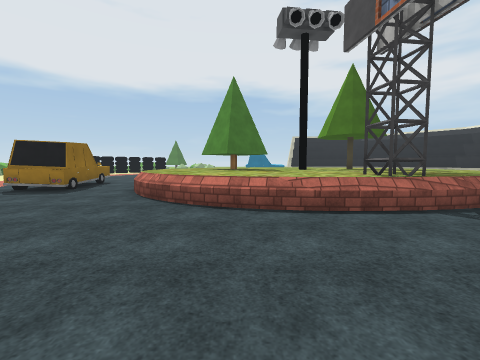
[1] (above)

24 first-person views from a walk through a Unity game level. The camera is 1.5 m above the floor, tilts 4° down and sees 90° across. The floor is counted in squares, 2 m on a side. Each view is taken from the middle of a square. On the plan, view 1 faces up. The plan holds only what a view shows up to about 9 squares ahead; the rest is blank. The place goes on beyond the plan. Some surface patterns are stand-ins.

[2]
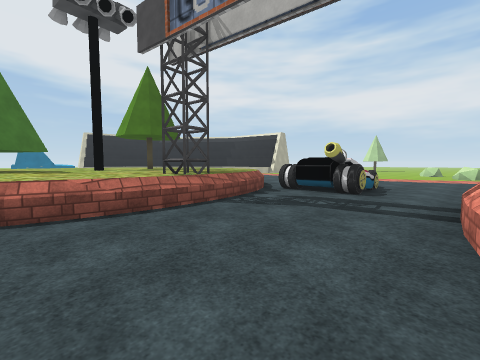

[3]
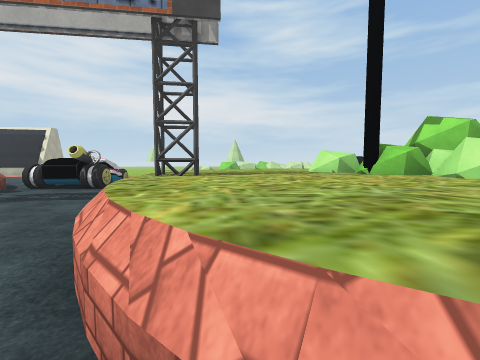

[4]
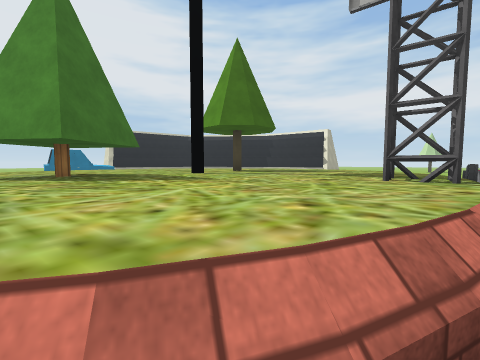

[5]
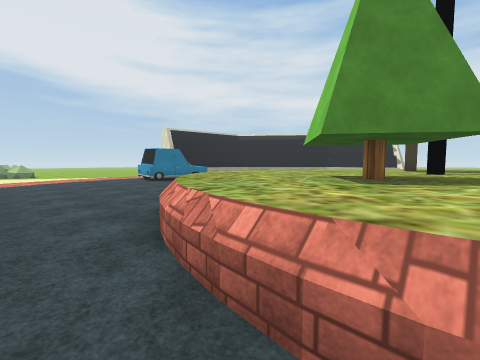

[6]
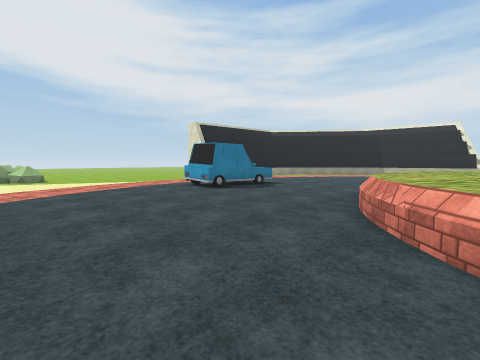

[7]
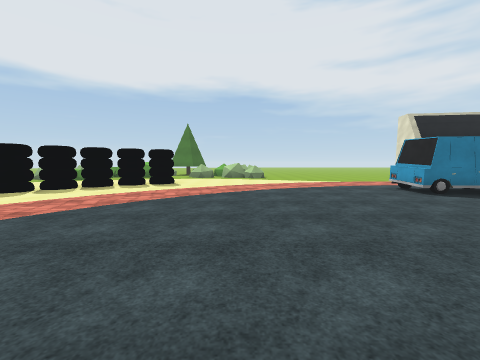

[8]
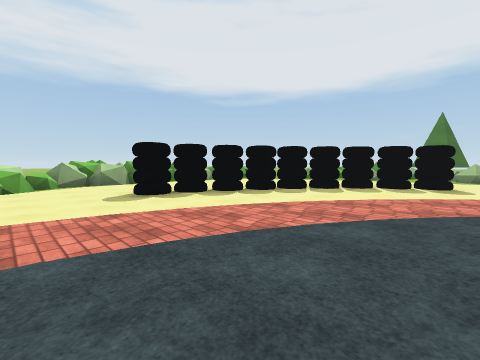

[9]
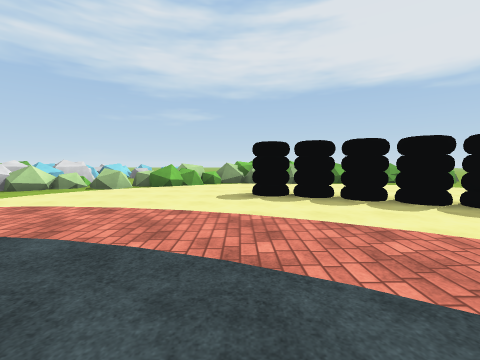

[10]
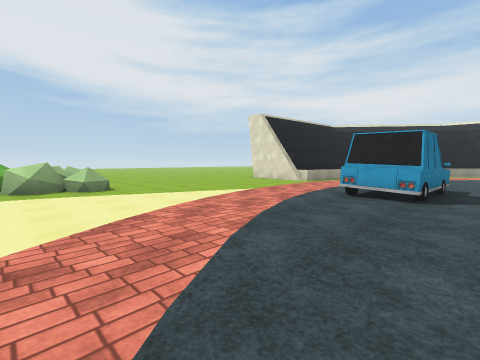

[11]
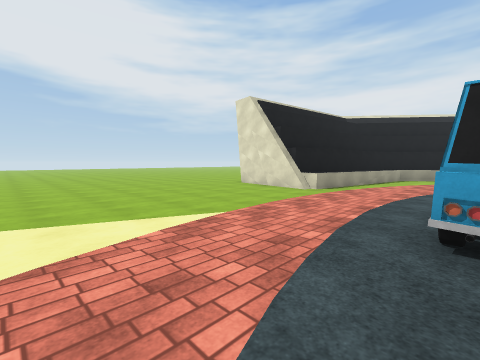

[12]
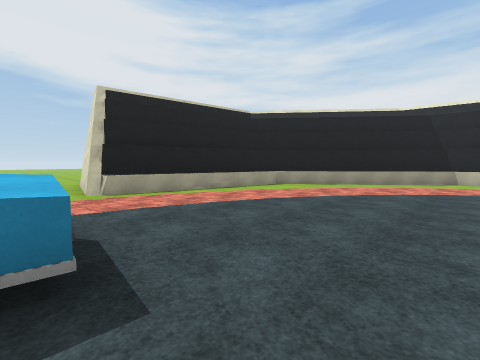

[13]
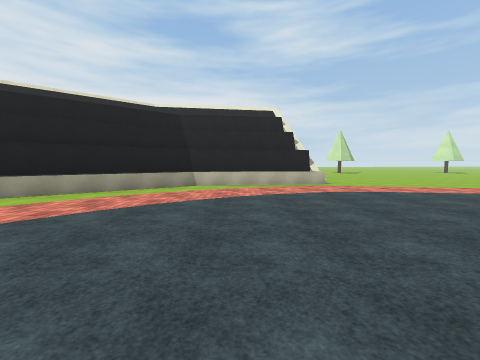

[14]
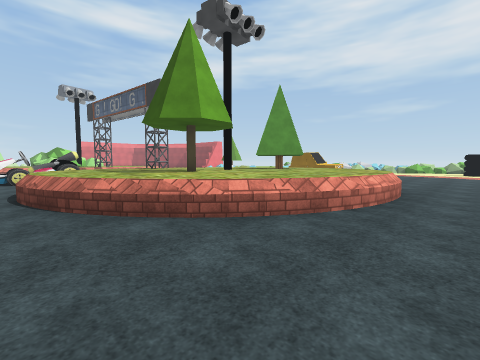

[15]
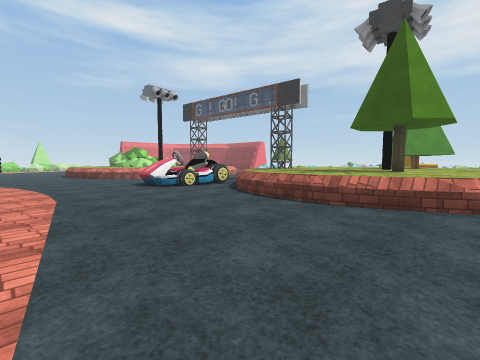

[16]
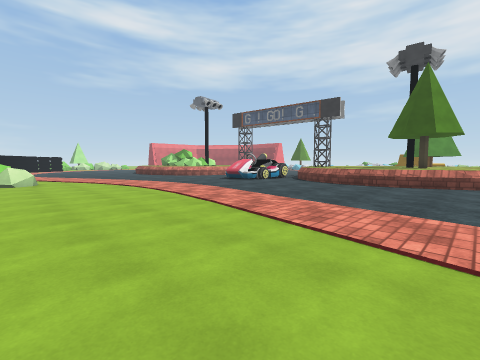

[17]
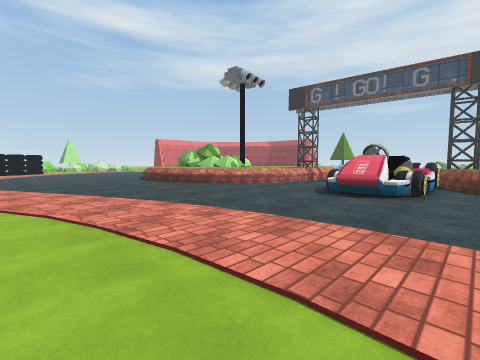

[18]
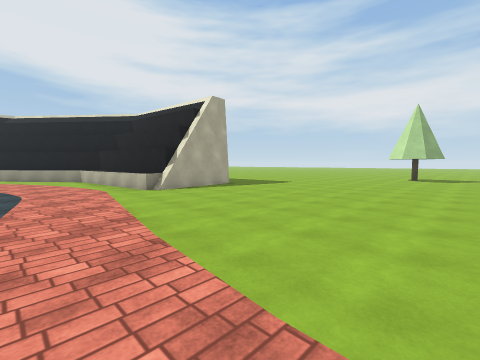

[19]
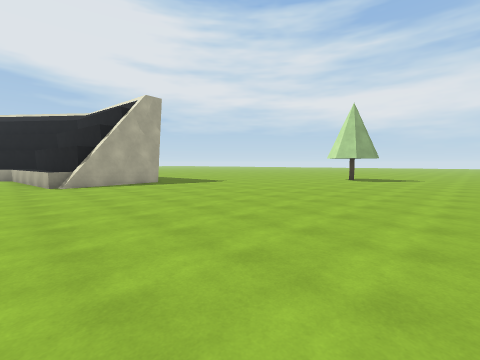

[20]
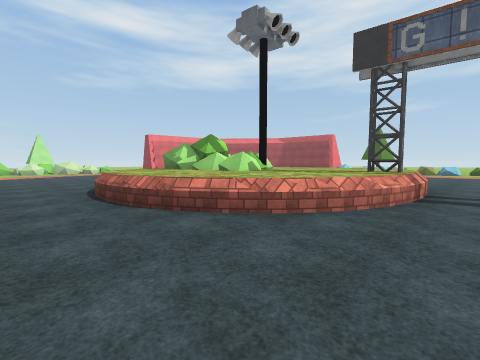

[21]
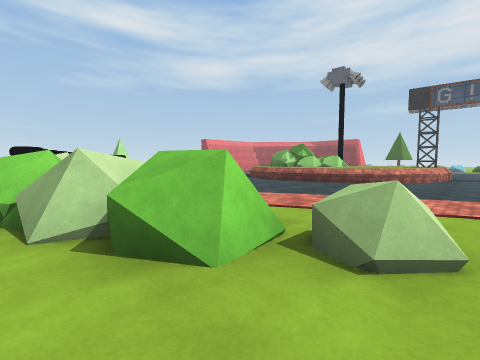

[22]
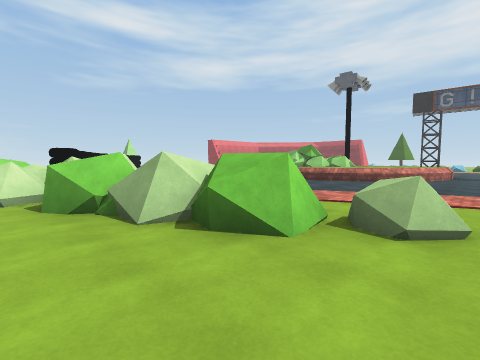

[23]
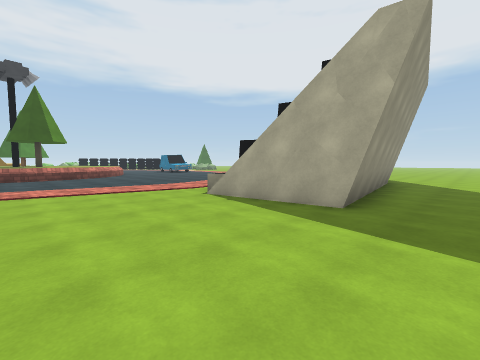

[24]
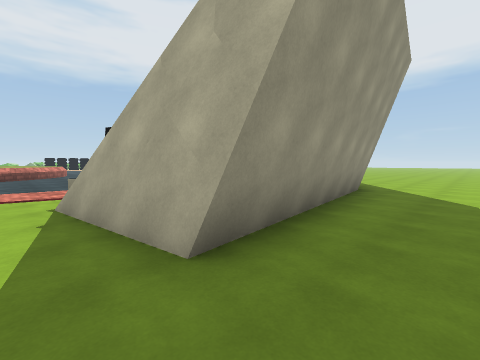

### Floor plan
Key: @ floor where view 1 was taken; # wall or solid block; . floor; = window, fence, low wall or low ledge; ^ raised ledge; O other object.
Columns run from 16 left of view 1 to 20 right of it. Each row starts with its distance up from view 1.
 26            =^^.......#
 25            .=^.......#
 24           ...........#
 23           ...........^####         ..
 22           .............^^^^       ...
 21         ##.................^#    ....
 20    ..  ##...................^#   ....
 19    ...##.........# O.........^#   ...
 18    ..##..........#OO.........^^#  #..
 17   ...#........................^#  #..
 16  ^..##.........................#  #..
 15 ^^..#..........................^  #..
 14 ^..............................^###..
 13 =^..............^^^^^^.........^###..
 12 ^^......... ..^^^^^^^^^........^###..
 11  ^^.....    ..^^^^^^^^^^.............
 10   ^=...     .^^^^^^^^^^^.............
  9   =...    OO.^^^O^^^O^^^.............
  8  ^^^.     O#.^^^^^^^^^^^.............
  7   ^^      ##.^^^^^^^^^^^.............
  6  ^#       ....^^^^^^^^^^.............
  5            ...^^^^^^^^^..............
  4             ....^^^#^.OOO............
  3              .........OOO............
  2               ........OO.........
  1               ..................=...
  0                .@..^^^^........=^...
 -1                 .^^^^^^^^.......##..
 -2                .^^^^^^^^^^......##..
 -3                ^^^^^^^^^^^.....  #^.
 -4                  ^^^^^^^^^.....  ##.

Where each view was taken, in squares from view 1:
view 1: 0 up, 0 right, facing up
view 2: 0 up, 0 right, facing up-right
view 3: 2 down, 1 left, facing right
view 4: 4 up, 1 left, facing up-right
view 5: 8 up, 4 left, facing up-right
view 6: 12 up, 4 left, facing up-right
view 7: 12 up, 4 left, facing up
view 8: 12 up, 6 left, facing up-left
view 9: 14 up, 6 left, facing left
view 10: 17 up, 5 left, facing up-right
view 11: 19 up, 2 left, facing up-right
view 12: 16 up, 3 right, facing up-right
view 13: 15 up, 6 right, facing right
view 14: 15 up, 8 right, facing down-left
view 15: 11 up, 12 right, facing down-left
view 16: 11 up, 16 right, facing down-left
view 17: 5 up, 14 right, facing down-left
view 18: 5 up, 12 right, facing up-right
view 19: 3 up, 14 right, facing up-right
view 20: 1 up, 11 right, facing down-left
view 21: 1 up, 18 right, facing down-left
view 22: 1 up, 19 right, facing down-left
view 23: 8 up, 20 right, facing up-left
view 24: 11 up, 20 right, facing up-left
